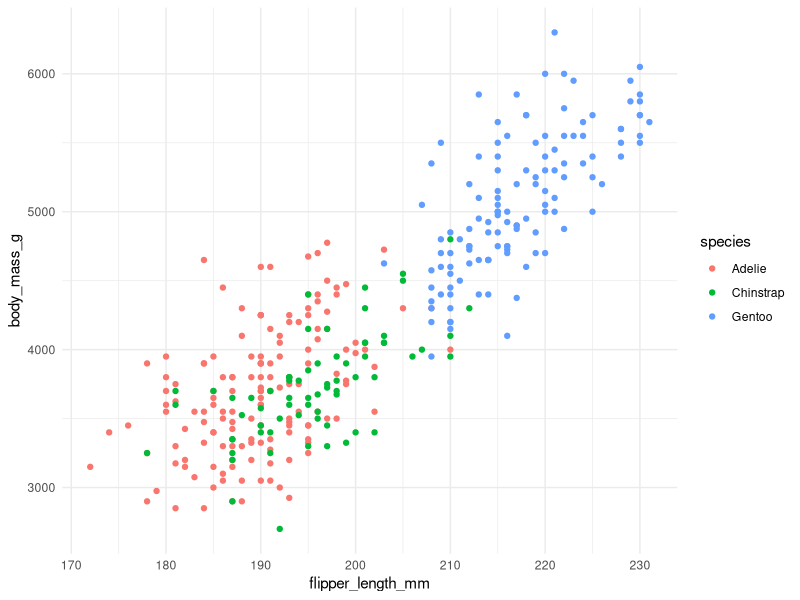

Write R code to recreate this figure.
## ---- chunk 1
#| label: fig-penguins-scatter
#| fig-cap: "Body mass vs. Flipper length for three penguin species."
#| warning: false
library(ggplot2)
library(palmerpenguins)

ggplot(penguins, aes(x = flipper_length_mm, y = body_mass_g, color = species)) +
  geom_point() +
  theme_minimal()
## ---- chunk 2
#| label: tbl-penguin-summary
#| tbl-cap: "Mean body mass of penguins by species and sex."
library(dplyr)

penguins |>
  filter(!is.na(sex)) |>
  group_by(species, sex) |>
  summarise(mean_mass = mean(body_mass_g)) |>
  knitr::kable()
